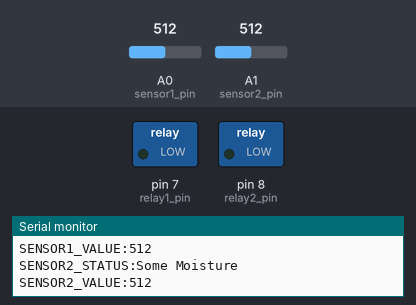
The sketch below on a simulated Arduino Uno, built with avr-gcc and run on an emulated ATmega328P. Parts: switched loads named in the sketch (green lamp = pin HIGH), the last lines printed to the serial monitor. Inputs (shaded band) come from the test bench; at power-on: A0 (sensor1_pin) = 512, A1 (sensor2_pin) = 512.

Above: at 1.8 s.
1.9 s: A0 (sensor1_pin) set to 686
3.4 s: A0 (sensor1_pin) set to 708
At 5.2 s:
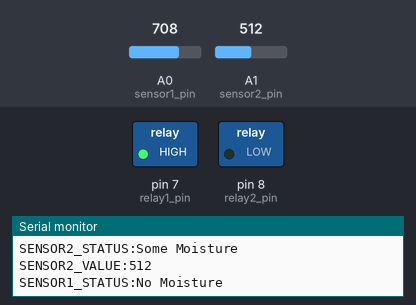
5.6 s: A1 (sensor2_pin) set to 690
7.4 s: A1 (sensor2_pin) set to 718
At 9.4 s:
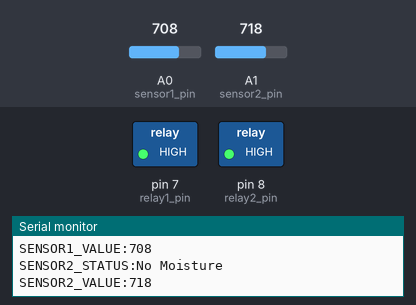
9.8 s: A0 (sensor1_pin) set to 415
11.5 s: A0 (sensor1_pin) set to 384
At 13.2 s:
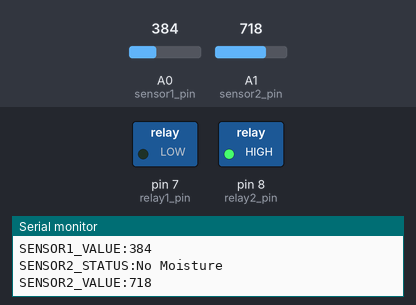
Timing chart, 0 to 14.7 s (numbered marks = the images above; inputs shaded):
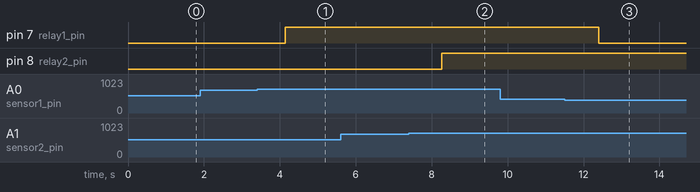

Measured:
- the behaviour switches between 700 and 701 on A0 (sensor1_pin) (found by bisection; images 0 and 1)
- the behaviour switches between 700 and 701 on A1 (sensor2_pin) (found by bisection; images 1 and 2)
- the behaviour switches between 401 and 400 on A0 (sensor1_pin) (found by bisection; images 2 and 3)
- after the input at 3.4 s, pin 7 (relay1_pin): LOW → HIGH after 0.74 s
- after the input at 7.4 s, pin 8 (relay2_pin): LOW → HIGH after 0.87 s
- after the input at 11.5 s, pin 7 (relay1_pin): HIGH → LOW after 0.90 s

The sketch:

uno.ino
```cpp
int sensor1_pin = A0;  // Sensor 1 on A0
int sensor2_pin = A1;  // Sensor 2 on A1
int relay1_pin = 7;    // Relay channel 1 on pin 7
int relay2_pin = 8;    // Relay channel 2 on pin 8

void setup() {
  Serial.begin(9600);   // Start serial communication at baud rate 9600
  pinMode(sensor1_pin, INPUT);
  pinMode(sensor2_pin, INPUT);
  pinMode(relay1_pin, OUTPUT);
  pinMode(relay2_pin, OUTPUT);

  // Turn relays off initially
  digitalWrite(relay1_pin, LOW);
  digitalWrite(relay2_pin, LOW);
}

void loop() {
  int sensor1_data = analogRead(sensor1_pin);
  int sensor2_data = analogRead(sensor2_pin);

  // Create variables to hold the status for each sensor
  String sensor1_status;
  String sensor2_status;

  // Check for Sensor 1 Moisture Levels
  if (sensor1_data > 700) {
    sensor1_status = "No Moisture";
    digitalWrite(relay1_pin, HIGH);  // Turn on relay 1
  } else if (sensor1_data > 400) {
    sensor1_status = "Some Moisture";
  } else {
    sensor1_status = "Wet";
    digitalWrite(relay1_pin, LOW);  // Turn off relay 1
  }

  // Check for Sensor 2 Moisture Levels
  if (sensor2_data > 700) {
    sensor2_status = "No Moisture";
    digitalWrite(relay2_pin, HIGH);  // Turn on relay 2
  } else if (sensor2_data > 400) {
    sensor2_status = "Some Moisture";
  } else {
    sensor2_status = "Wet";
    digitalWrite(relay2_pin, LOW);  // Turn off relay 2
  }

  // Send data in a structured format that can be easily parsed by Python
  Serial.print("SENSOR1_STATUS:");
  Serial.println(sensor1_status);

  Serial.print("SENSOR1_VALUE:");
  Serial.println(sensor1_data);

  Serial.print("SENSOR2_STATUS:");
  Serial.println(sensor2_status);

  Serial.print("SENSOR2_VALUE:");
  Serial.println(sensor2_data);

  delay(1000);  // Delay to slow down readings
}
```
